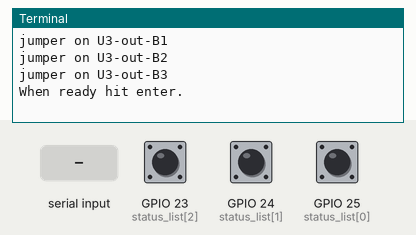
This program was run on a simulated Raspberry Pi (BCM pin numbers). Parts: the last lines printed to the terminal. The inputs (shaded band) are chosen by the test bench; at power-on: GPIO 23 (status_list[2]) HIGH, GPIO 24 (status_list[1]) HIGH, GPIO 25 (status_list[0]) HIGH.

Above: at 1.2 s.
1.3 s: "m" typed at the terminal, then Enter
At 2.5 s:
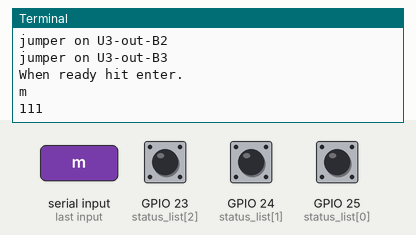
2.8 s: GPIO 23 (status_list[2]) pulled LOW for 0.15 s
At 4.1 s:
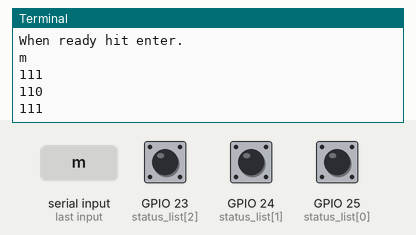
4.4 s: GPIO 24 (status_list[1]) pulled LOW for 0.15 s
At 5.6 s:
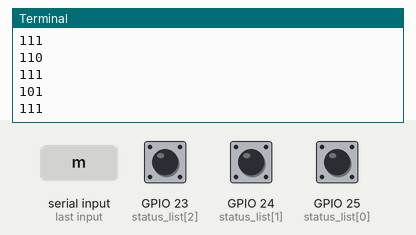
6.0 s: GPIO 25 (status_list[0]) pulled LOW for 0.15 s
At 6.8 s:
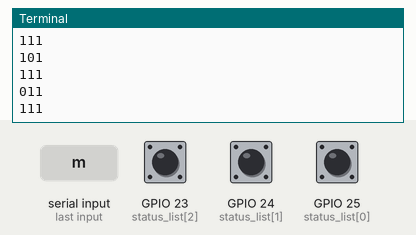
Timing chart, 0 to 8.6 s (numbered marks = the images above; inputs shaded):
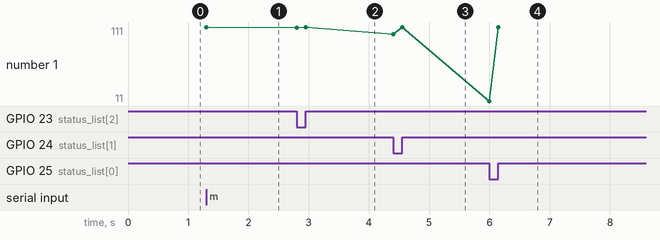

The program:

buttons-wp.py
```python
#!/usr/bin/env python2.7
# Python 2.7 version by Alex Eames of http://RasPi.TV
# functionally equivalent to the Gertboard buttons test
# by Gert Jan van Loo & Myra VanInwegen
# Use at your own risk - I'm pretty sure the code is harmless,
# but check it yourself.

import wiringpi
import sys
board_type = sys.argv[-1]

wiringpi.wiringPiSetupGpio()                        # initialise wiringpi
for port_num in range(23,26):
    wiringpi.pinMode(port_num, 0)                   # set up ports for input
    wiringpi.pullUpDnControl(port_num, wiringpi.PUD_UP) #set pullups

def reset_ports():                          # resets the ports for a safe exit
    for i in range(23,26):
        wiringpi.pinMode(i,0)               # set ports to input mode
        wiringpi.pullUpDnControl(i, wiringpi.PUD_OFF) #unset pullups

# Print  Instructions appropriate for the selected board
if board_type == "m":
    print "These are the connections for the Multiface buttons test:"
    print "GPIO 25 --- 1 in BUFFERS"
    print "GPIO 24 --- 2 in BUFFERS"
    print "GPIO 23 --- 3 in BUFFERS"
    print "Optionally, if you want the LEDs to reflect button state do the following:"
    print "jumper on BUFFER DIRECTION SETTINGS, OUT 1"
    print "jumper on BUFFER DIRECTION SETTINGS, OUT 2"
    print "jumper on BUFFER DIRECTION SETTINGS, OUT 3"

else:
    print "These are the connections for the Gertboard buttons test:"
    print "GP25 in J2 --- B1 in J3"
    print "GP24 in J2 --- B2 in J3"
    print "GP23 in J2 --- B3 in J3"
    print "Optionally, if you want the LEDs to reflect button state do the following:"
    print "jumper on U3-out-B1"
    print "jumper on U3-out-B2"
    print "jumper on U3-out-B3"

raw_input("When ready hit enter.\n")
button_press = 0                            # set intial values for variables
previous_status = ''

try:
    while button_press < 20:    # read inputs constantly until 19 changes made
        status_list = [wiringpi.digitalRead(25), wiringpi.digitalRead(24), wiringpi.digitalRead(23)]
        for i in range(0,3):
            if status_list[i]:
                status_list[i] = "1"
            else:
                status_list[i] = "0"
                                # dump current status values in a variable
        current_status = ''.join((status_list[0],status_list[1],status_list[2]))
                                # if that variable not same as last time
        if current_status != previous_status:
            print current_status                 # print the results
                                # update status variable for next comparison
            previous_status = current_status
                                # increment button_press counter
            button_press += 1

except KeyboardInterrupt:                 # trap a CTRL+C keyboard interrupt
    reset_ports()                         # resets GPIO ports
reset_ports()           # on finishing,reset all GPIO ports used by this program
```

Measured:
- after the input at 1.3 s, the terminal: prints a new line at once (image 1)
- after the input at 2.8 s, the terminal: prints a new line at once (image 2)
- after the input at 4.4 s, the terminal: prints a new line at once (image 3)
- after the input at 6.0 s, the terminal: prints a new line at once (image 4)
